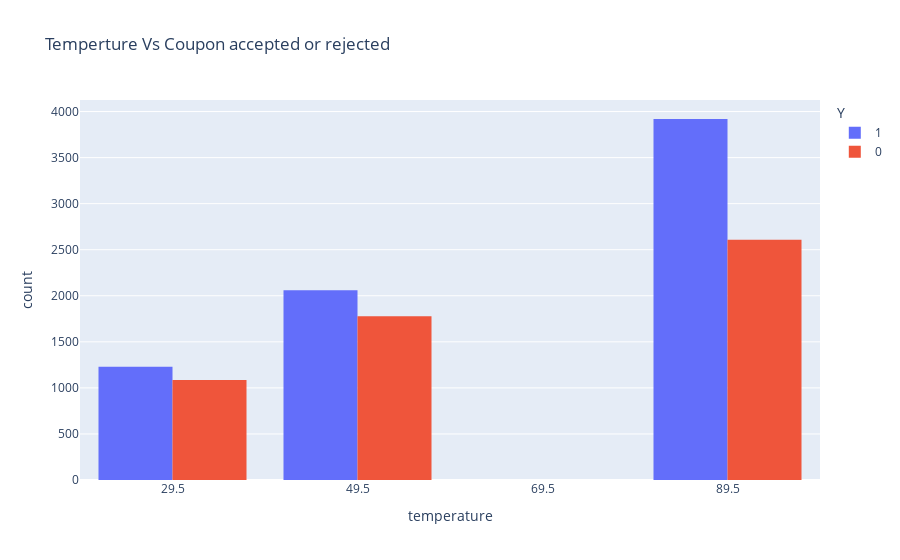

Notebook code cell kept with this figure:
### Markdown cell above
Drivers who drive alone seems gets more coupon and also accepts more coupon compraed to driver with friends, with kids and with partners

### Code cell
fig = px.histogram(data, x="temperature",color="Y",barmode="group", title = 'Temperture Vs Coupon accepted or rejected')
fig.update_layout(bargap=0.2)
fig.show()

### Figure 1 — Plotly figure (JSON) as saved in the notebook; plotly's stock layout.template omitted (floating-point values rounded to 4 significant figures; data arrays with more than 128 entries replaced by an {"elided": "..."} marker saying what was removed)
{"data": [{"alignmentgroup": "True", "bingroup": "x", "hovertemplate": "Y=1<br>temperature=%{x}<br>count=%{y}<extra></extra>", "legendgroup": "1", "marker": {"color": "#636efa", "pattern": {"shape": ""}}, "name": "1", "offsetgroup": "1", "orientation": "v", "showlegend": true, "type": "histogram", "x": {"elided": "7210 int values"}, "xaxis": "x", "yaxis": "y"}, {"alignmentgroup": "True", "bingroup": "x", "hovertemplate": "Y=0<br>temperature=%{x}<br>count=%{y}<extra></extra>", "legendgroup": "0", "marker": {"color": "#EF553B", "pattern": {"shape": ""}}, "name": "0", "offsetgroup": "0", "orientation": "v", "showlegend": true, "type": "histogram", "x": {"elided": "5474 int values"}, "xaxis": "x", "yaxis": "y"}], "layout": {"bargap": 0.2, "barmode": "group", "legend": {"title": {"text": "Y"}, "tracegroupgap": 0}, "title": {"text": "Temperture Vs Coupon accepted or rejected"}, "xaxis": {"anchor": "y", "domain": [0, 1], "title": {"text": "temperature"}}, "yaxis": {"anchor": "x", "domain": [0, 1], "title": {"text": "count"}}}}
